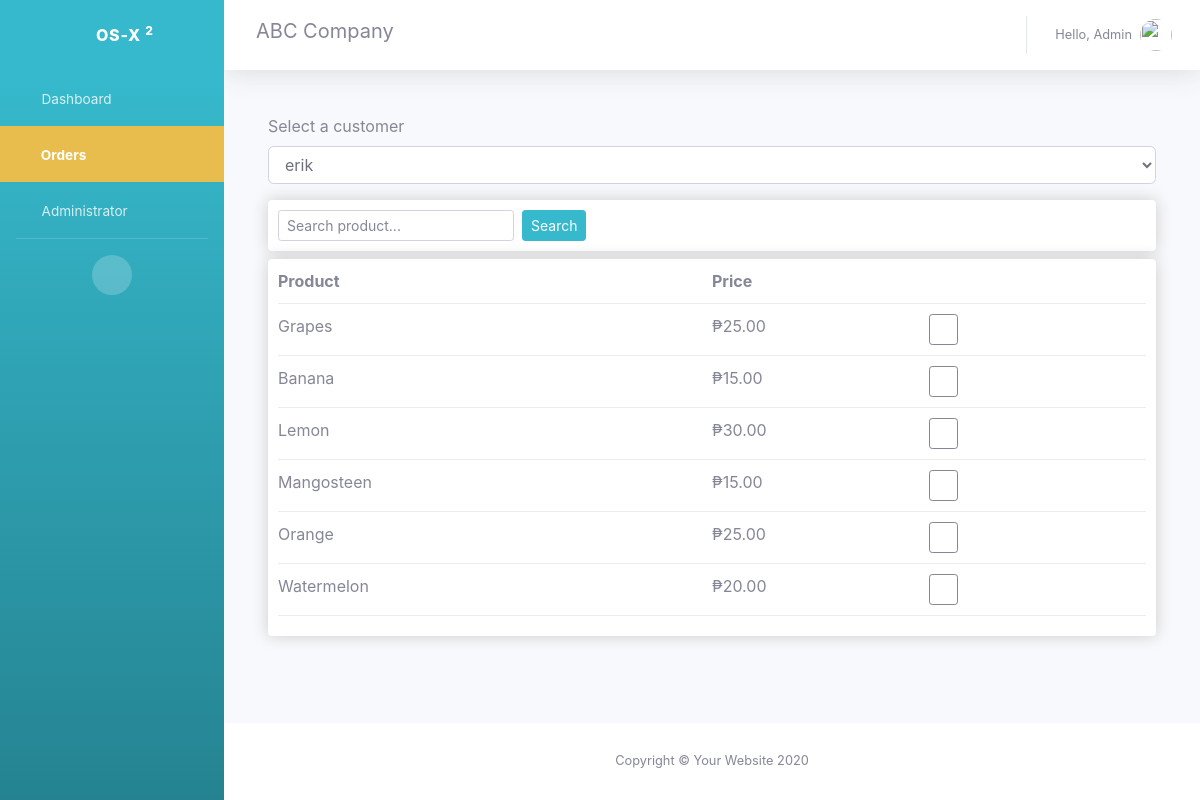
The page /product/ (signed in) on the database as committed earlier.
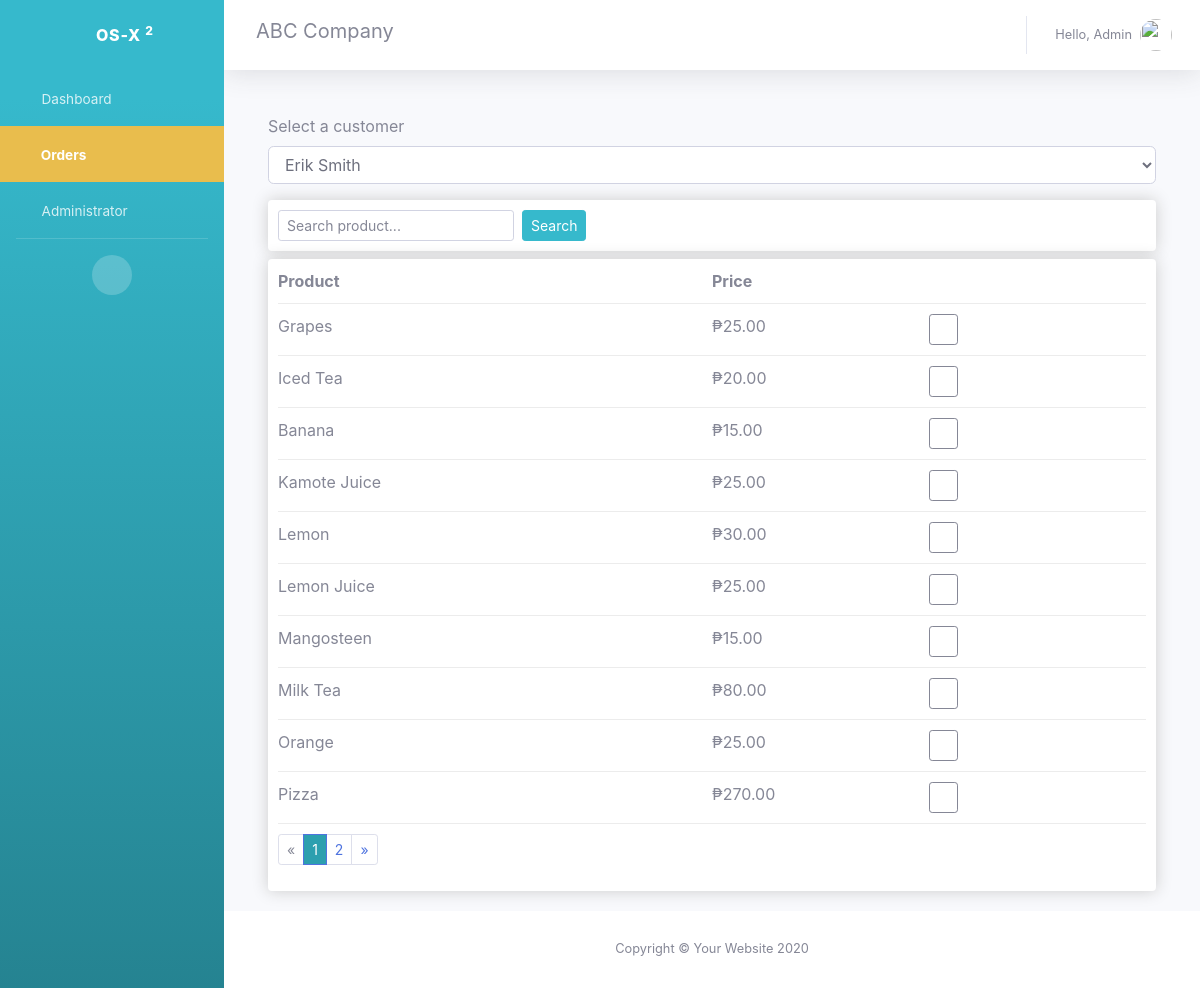
The same page on the database as committed later.
### accounts/models.py (models this page shows, shortened)
class Product(models.Model):
    name = models.CharField(max_length=255)
    price = models.FloatField()

### accounts/decorators.py (the view)
        def wrapper_func(request, *args, **kwargs):
            group = None
            if request.user.groups.exists():
                group = request.user.groups.all()[0].name
            if group in allowed_roles:
                return view_func(request, *args, **kwargs)
            else:
                return HttpResponse('You are not authozired to view this page.')

### accounts/views.py (called while the page is built)
@login_required(login_url='login')
@allowed_users(allowed_roles=['admin'])
def products(request):
    products = Product.objects.get_queryset().order_by('name')
    customers = Customer.objects.all()
    productFilter = ProductFilter(request.GET, queryset=products)
    products = productFilter.qs
    paginator = Paginator(products, 10)
    page_number = request.GET.get('page')
    try:
        products = paginator.page(page_number)
    except PageNotAnInteger:
        products = paginator.page(1)
    except EmptyPage:
        products = paginator.page(paginator.num_pages)
    context = {'products': products, 'customers': customers,
               'productFilter': productFilter, 'paginator': paginator}
    return render(request, 'accounts/product.html', context)

### accounts/templates/accounts/product.html (shortened to what this page needs)
{% extends 'accounts/main.html' %} {% load crispy_forms_tags %}
{% block content %}
<div class="row">
  <div class="col-md-12">
    <div class="card-body">
      <div class="form-group">
        <label>Select a customer</label>
        <select type="text" class="form-control" id="customers">
          {% for customer in customers %}
          <option value="{{customer.id}}">
            {{customer.name}}
          </option>
          {% endfor %}
        </select>
      </div>
      <div class="box-element mb-2">
        <div style="display: flex;">
          <form class="form-inline" action="" method="GET">
            {{ productFilter.form | crispy }}
            <button type="submit" class="btn btn-info btn-sm ml-2">Search</button>
          </form>
        </div>
      </div>
      <div class="box-element">
        <div class="cart-row">
          <div style="flex: 2"><strong>Product</strong></div>
          <div style="flex: 1"><strong>Price</strong></div>
          <div style="flex: 1"></div>
        </div>
        {% for product in products %}
        <div class="cart-row">
          <div style="flex: 2">{{product.name | title}}</div>
          <div style="flex: 1">₱{{product.price | floatformat:2}}</div>
          <div style="flex: 1">
            <a href="#" data-product="{{product.id}}" data-action="add"
              class="btn btn-outline-secondary add-btn btn-sm update-cart"><i class="fa fa-cart-plus"></i></a>
          </div>
        </div>
        {% endfor %}
        {% if products.has_other_pages %}
        <ul class="pagination pagination-sm">
          {% if products.has_previous %}
          <li class="page-item"><a class="page-link" href="?page={{ products.previous_page_number }}">&laquo;</a></li>
          {% else %}
          <li class="page-item disabled">
            <a class="page-link" href="#"><span>&laquo;</span></a>
          </li>
          {% endif %}
          {% for i in products.paginator.page_range %}
          {% if products.number == i %}
          <li class="active page-item">
            <a class="page-link" href="#">{{ i }}<span class="sr-only">(current)</span></a>
          </li>
          {% else %}
          <li class="page-item"><a class="page-link" href="?page={{ i }}">{{ i }}</a></li>
          {% endif %}
          {% endfor %}
          {% if products.has_next %}
          <li class="page-item"><a class="page-link" href="?page={{ products.next_page_number }}">&raquo;</a>
          </li>
          {% else %}
          <li class="page-item disabled">
            <a class="page-link" href="#"><span>&raquo;</span></a>
          </li>
          {% endif %}
        </ul>
        {% endif %}
      </div>
    </div>
  </div>
</div>
{% endblock %}

Rows that differ between the two databases and show on the page:
no longer on this page (row unchanged): Product: name "Watermelon", price "20.00"
added Product: name "Iced Tea", price "20.00"
added Product: name "Kamote Juice", price "25.00"
added Product: name "Lemon Juice", price "25.00"
added Product: name "Milk Tea", price "80.00"
added Product: name "Pizza", price "270.00"
Other text that changed with them:
form field value: "erik" → "Erik Smith"
new list line: "1"
new list line: "2"
